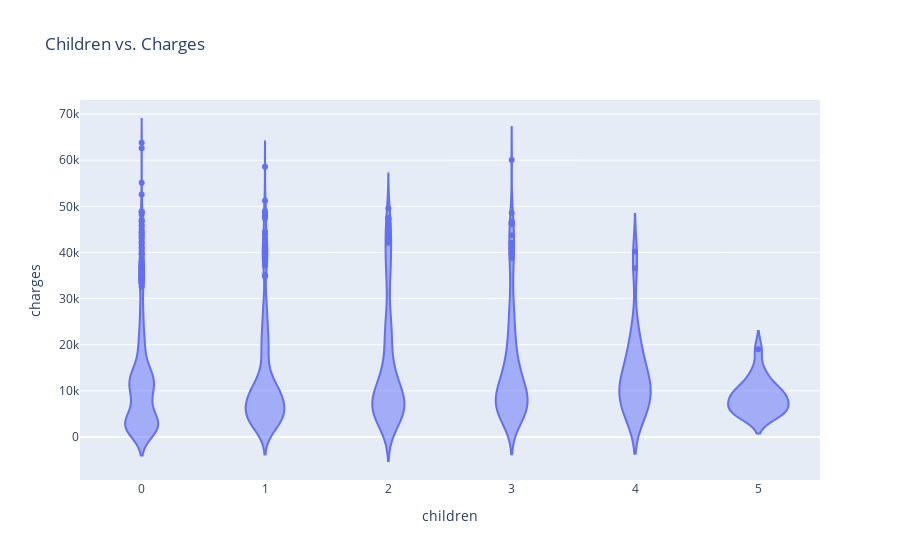

The notebook cell this image was saved under:
### Markdown cell above
##### Some more insights of charges with other columns such as children, region:

### Code cell
px.violin(meds_df, x= 'children', y= 'charges', title = 'Children vs. Charges')

### Figure 1 — Plotly figure (JSON) as saved in the notebook; plotly's stock layout.template omitted (floating-point values rounded to 4 significant figures; data arrays with more than 128 entries replaced by an {"elided": "..."} marker saying what was removed)
{"data": [{"alignmentgroup": "True", "box": {"visible": false}, "hovertemplate": "children=%{x}<br>charges=%{y}<extra></extra>", "legendgroup": "", "marker": {"color": "#636efa"}, "name": "", "offsetgroup": "", "orientation": "v", "scalegroup": "True", "showlegend": false, "type": "violin", "x": {"elided": "1338 int values"}, "x0": " ", "xaxis": "x", "y": {"elided": "1338 float values"}, "y0": " ", "yaxis": "y"}], "layout": {"legend": {"tracegroupgap": 0}, "title": {"text": "Children vs. Charges"}, "violinmode": "group", "xaxis": {"anchor": "y", "domain": [0, 1], "title": {"text": "children"}}, "yaxis": {"anchor": "x", "domain": [0, 1], "title": {"text": "charges"}}}}
